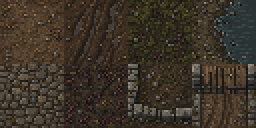
#> input picture assets/foundation/terrain/blackthorn_tiles_32.png, 128 x 64 px (shown 2 times larger)
$ python build_reference_art.py
#> lines starting #> are read from the running program, lines starting #| are printed output that depends on the picture
"""Build the native-pixel visual theme used by the reference-quality renderer.

The artwork is deliberately assembled from authored pixel clusters and the
project's existing native tiles.  No scaling filters, generative models or
copied reference pixels are used.
"""

from __future__ import annotations

from pathlib import Path
import random

from PIL import Image, ImageDraw


ROOT = Path(__file__).resolve().parents[1]
TERRAIN = ROOT / "assets" / "foundation" / "terrain"
TOWN = ROOT / "assets" / "foundation" / "town"
UI = ROOT / "assets" / "ui" / "reference"
HEROES = ROOT / "assets" / "foundation" / "heroes_v2"
ENEMIES = ROOT / "assets" / "foundation" / "enemies"

TILE = 32
KINDS = ["earth", "road", "mud", "moss", "water", "cobble", "thorn", "barrier", "gate"]
SOURCE_CELL = {
    "earth": (0, 0), "road": (0, 0), "mud": (0, 0), "moss": (0, 0),
    "water": (3, 0), "cobble": (0, 1), "thorn": (1, 1),
    "barrier": (2, 1), "gate": (3, 1),
}
TONE = {
    "earth": ((-10, -8, -4), (7, 5, 2)),
    "road": ((-8, -7, -5), (9, 7, 4)),
    "mud": ((-16, -11, -6), (2, 1, 0)),
    "moss": ((-10, -5, -9), (5, 10, 4)),
    "water": ((-9, -6, -3), (2, 5, 7)),
    "cobble": ((-8, -7, -6), (9, 8, 6)),
    "thorn": ((-12, -7, -9), (3, 5, 2)),
    "barrier": ((-8, -7, -5), (7, 5, 3)),
    "gate": ((-8, -6, -4), (8, 6, 3)),
}


def clamp(value: int) -> int:
    return max(0, min(255, value))


def tone_tile(tile: Image.Image, kind: str, variant: int) -> Image.Image:
    image = tile.copy().convert("RGBA")
    low, high = TONE[kind]
    blend = variant / 5.0
    shift = tuple(round(low[index] * (1.0 - blend) + high[index] * blend) for index in range(3))
    pixels = image.load()
    for y in range(TILE):
        for x in range(TILE):
            r, g, b, a = pixels[x, y]
            if a:
                pixels[x, y] = (clamp(r + shift[0]), clamp(g + shift[1]), clamp(b + shift[2]), a)
    draw = ImageDraw.Draw(image)
    rng = random.Random(41041 + KINDS.index(kind) * 1009 + variant * 97)
    if kind in {"earth", "road", "mud", "moss"}:
        dark = (47, 39, 29, 150) if kind != "moss" else (38, 48, 32, 170)
        light = (126, 101, 67, 120) if kind != "moss" else (87, 105, 62, 135)
        for _ in range(5 + variant % 3):
            x, y = rng.randrange(2, 30), rng.randrange(2, 30)
            draw.point((x, y), fill=light if rng.randrange(3) == 0 else dark)
            if rng.randrange(2):
                draw.point((x + 1, y), fill=dark)
    if kind == "moss":
        clusters = [
            ((-3, 17), (9, 10), (16, 19), (10, 30), (0, 34)),
            ((18, -2), (34, -2), (34, 13), (27, 17), (20, 10)),
        ] if variant % 2 == 0 else [
            ((-2, -2), (13, -2), (17, 7), (10, 15), (-2, 12)),
            ((19, 19), (34, 15), (34, 34), (14, 34), (13, 27)),
        ]
        for points in clusters:
            draw.polygon(points, fill=(47, 67, 39, 205))
            for _ in range(7):
                x, y = rng.randrange(1, 31), rng.randrange(1, 31)
                if image.getpixel((x, y))[1] > image.getpixel((x, y))[0]:
                    draw.point((x, y), fill=(83, 97, 51, 220))
    if kind == "road":
        # A compacted earthen road: brighter grit and shallow wheel wear, not
        # the old thorn tile that accidentally read as diagonal stakes.
        draw.line((3, 7 + variant % 3, 29, 7 + variant % 3), fill=(112, 88, 57, 55))
        draw.line((2, 25 - variant % 2, 30, 25 - variant % 2), fill=(42, 35, 27, 70))
        for _ in range(8):
            x, y = rng.randrange(2, 30), rng.randrange(3, 29)
            draw.rectangle((x, y, x + rng.randrange(1, 3), y + 1), fill=(128, 106, 73, 115))
    if kind == "mud":
        for _ in range(4):
            x, y = rng.randrange(3, 26), rng.randrange(3, 27)
            draw.ellipse((x, y, x + rng.randrange(3, 7), y + rng.randrange(2, 5)), fill=(45, 35, 27, 105))
    if kind == "cobble":
        for _ in range(3):
            x, y = rng.randrange(3, 29), rng.randrange(3, 29)
            draw.line((x, y, x + rng.randrange(2, 5), y), fill=(36, 33, 28, 150))
    if kind == "water":
        for y in (7 + variant, 20 - variant):
            draw.line((3, y, 12, y), fill=(104, 122, 119, 105))
            draw.line((18, y + 3, 27, y + 3), fill=(30, 48, 48, 145))
    return image


def build_terrain() -> None:
    source = Image.open(TERRAIN / "blackthorn_tiles_32.png").convert("RGBA")
#> source is the input picture: PIL image 128x64 RGBA; mean R, G, B, A 60.6, 51.6, 40.7, 255
    atlas = Image.new("RGBA", (6 * TILE, len(KINDS) * TILE))
#> atlas: PIL image 192x288 RGBA; every value is 0
    for row, kind in enumerate(KINDS):
        sx, sy = SOURCE_CELL[kind]
        if kind == "moss":
            sx, sy = SOURCE_CELL["earth"]
        base = source.crop((sx * TILE, sy * TILE, (sx + 1) * TILE, (sy + 1) * TILE))
        for variant in range(6):
            atlas.alpha_composite(tone_tile(base, kind, variant), (variant * TILE, row * TILE))
#> this loop made 9 passes
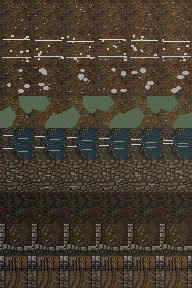
#> atlas: PIL image 192x288 RGBA; mean R, G, B, A 64.4, 55.7, 42.4, 248.6; transparent parts drawn white
    atlas.save(TERRAIN / "blackthorn_tiles_reference.png", optimize=True)

    overlays = Image.new("RGBA", (6 * TILE, TILE))
#> overlays: PIL image 192x32 RGBA; every value is 0
    cells = [Image.new("RGBA", (TILE, TILE)) for _ in range(6)]
    # Pebbles and cracks.
    d = ImageDraw.Draw(cells[0]); d.ellipse((5, 21, 8, 23), fill=(42, 38, 31, 190)); d.point((6, 21), fill=(145, 125, 91, 180)); d.line((20, 8, 24, 12), fill=(42, 35, 29, 155))
    d = ImageDraw.Draw(cells[1]); d.line((4, 19, 11, 17, 17, 21, 26, 18), fill=(31, 29, 26, 125)); d.point((17, 20), fill=(151, 132, 98, 120))
    # Weeds.
    d = ImageDraw.Draw(cells[2]);
    for x, y in ((6, 27), (21, 25), (25, 29)):
        d.line((x, y, x - 2, y - 5), fill=(62, 78, 45, 215)); d.line((x, y, x + 2, y - 6), fill=(84, 95, 52, 220))
    # Flowers and lush moss.
    d = ImageDraw.Draw(cells[3]); d.ellipse((3, 24, 13, 30), fill=(48, 70, 37, 175)); d.ellipse((18, 21, 30, 29), fill=(48, 68, 37, 170))
    for x, y, c in ((8, 23, (168, 118, 142, 255)), (24, 21, (211, 177, 102, 255)), (28, 25, (150, 121, 174, 255))):
        d.point((x, y), fill=c); d.point((x + 1, y), fill=c); d.point((x, y + 1), fill=c)
    # Roots and leaf litter.
    d = ImageDraw.Draw(cells[4]); d.line((2, 26, 10, 20, 19, 22, 30, 15), fill=(75, 58, 35, 210), width=2)
    for x, y in ((7, 12), (14, 27), (25, 9), (29, 25)):
        d.point((x, y), fill=(119, 83, 42, 190))
    # Moss intrusion for the town edge.
    d = ImageDraw.Draw(cells[5]); d.polygon(((0, 0), (32, 0), (32, 5), (25, 4), (20, 8), (13, 5), (7, 9), (0, 6)), fill=(40, 62, 38, 155))
    for index, cell in enumerate(cells):
        overlays.alpha_composite(cell, (index * TILE, 0))
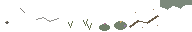
#> overlays: PIL image 192x32 RGBA; mean R, G, B, A 4.3, 5.4, 3.3, 14.1; transparent parts drawn white
    overlays.save(TERRAIN / "blackthorn_overlays_reference.png", optimize=True)


def tree_cluster(index: int) -> Image.Image:
    image = Image.new("RGBA", (64, 96))
    draw = ImageDraw.Draw(image)
    rng = random.Random(7321 + index * 173)
    trunk_x = 28 + (index % 3 - 1) * 3
    draw.polygon(((trunk_x - 5, 86), (trunk_x - 3, 43), (trunk_x + 5, 39), (trunk_x + 8, 87)), fill=(39, 29, 22, 255))
    draw.line((trunk_x - 2, 84, trunk_x, 46), fill=(98, 69, 39, 255), width=2)
    for cx, cy, radius in ((18, 45, 16), (42, 43, 17), (30, 29, 19), (12, 31, 12), (50, 29, 12)):
        cx += rng.randrange(-3, 4); cy += rng.randrange(-3, 4)
        dark = (24, 43, 29, 255); mid = (43, 67, 37, 255); light = (73, 91, 46, 255)
        # Stepped overlapping crowns avoid the flat hedge silhouette that a
        # rectangular fill creates while keeping a deliberate pixel edge.
        draw.ellipse((cx - radius, cy - radius // 2, cx + radius, cy + radius // 2 + 10), fill=dark)
        draw.ellipse((cx - radius + 4, cy - radius // 2 + 2, cx + radius - 5, cy + 5), fill=mid)
        draw.polygon(((cx - radius + 7, cy - 2), (cx - 3, cy - radius // 2 + 1), (cx + 8, cy - radius // 2 + 4), (cx + radius - 7, cy + 1), (cx + 5, cy + 5)), fill=(52, 76, 40, 255))
        draw.line((cx - radius + 7, cy - radius // 2 + 4, cx + 3, cy - radius // 2 + 2), fill=light, width=2)
    for _ in range(34):
        x, y = rng.randrange(4, 60), rng.randrange(12, 58)
        if image.getpixel((x, y))[3]:
            draw.point((x, y), fill=(92, 105, 52, 255) if rng.randrange(3) == 0 else (28, 50, 31, 255))
    draw.ellipse((trunk_x - 15, 84, trunk_x + 18, 91), fill=(15, 19, 16, 110))
    return image


def build_forest() -> None:
    for index in range(4):
        tree_cluster(index).save(TERRAIN / f"forest_cluster_{index}.png", optimize=True)
#> this loop made 4 passes
#> pass 1, in build_forest, `tree_cluster(index).save(TERRAIN / f"forest_cluster_{index}.png", opti..`:
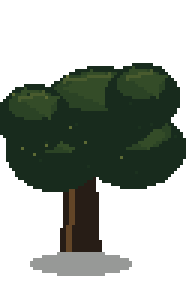
#> saved as forest_cluster_0.png: PIL image 64x96 RGBA (shown 3 times larger); mean R, G, B, A 13.4, 20.1, 12.8, 104.9; transparent parts drawn white


def build_fire() -> None:
    sheet = Image.new("RGBA", (6 * 24, 32))
#> sheet: PIL image 144x32 RGBA; every value is 0
    for frame in range(6):
        cell = Image.new("RGBA", (24, 32)); draw = ImageDraw.Draw(cell)
        sway = (-2, -1, 0, 1, 2, 0)[frame]
        draw.polygon(((4, 29), (7, 17), (10 + sway, 11), (12, 2 + frame % 3), (15, 13), (20, 20), (18, 29)), fill=(112, 45, 22, 255))
        draw.polygon(((7, 29), (9, 18), (12 + sway, 10), (16, 17), (18, 29)), fill=(218, 91, 28, 255))
        draw.polygon(((10, 29), (11, 20), (14 + sway // 2, 15), (16, 29)), fill=(255, 188, 66, 255))
        draw.rectangle((5, 29, 19, 31), fill=(61, 31, 21, 255))
        sheet.alpha_composite(cell, (frame * 24, 0))
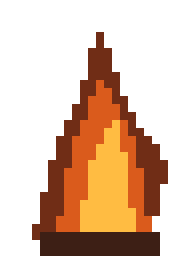
#> cell: PIL image 24x32 RGBA (shown 8 times larger); mean R, G, B, A 60.8, 32.3, 12.3, 93.6; transparent parts drawn white
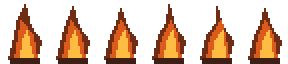
#> sheet: PIL image 144x32 RGBA (shown 2 times larger); mean R, G, B, A 61.3, 32.4, 12.4, 95; transparent parts drawn white
    sheet.save(TOWN / "campfire_flames.png", optimize=True)

    glow = Image.new("RGBA", (96, 96)); draw = ImageDraw.Draw(glow)
#> after `glow = Image.new('RGBA', (96, 96))`: glow: PIL image 96x96 RGBA; every value is 0
    for radius, alpha in ((42, 8), (34, 12), (26, 18), (18, 24)):
        color = (238, 151, 55, alpha)
        draw.ellipse((48 - radius, 48 - radius, 48 + radius, 48 + radius), outline=color, width=5)
    glow.save(TOWN / "campfire_glow.png", optimize=True)
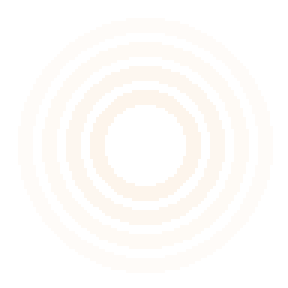
#> saved as campfire_glow.png: PIL image 96x96 RGBA (shown 3 times larger); mean R, G, B, A 89.1, 56.6, 20.6, 5.1; transparent parts drawn white


def build_hud() -> None:
    UI.mkdir(parents=True, exist_ok=True)
    rail = Image.new("RGBA", (390, 52), (15, 16, 15, 235)); d = ImageDraw.Draw(rail)
    d.rectangle((0, 2, 389, 49), fill=(24, 23, 20, 238), outline=(17, 14, 12, 255), width=2)
    d.rectangle((7, 6, 382, 45), fill=(36, 31, 24, 242), outline=(120, 91, 52, 255))
    d.line((10, 9, 379, 9), fill=(175, 128, 67, 155), width=2)
    d.line((10, 43, 379, 43), fill=(11, 12, 11, 230), width=2)
    for x in (4, 385):
        d.polygon(((x, 5), (x + (7 if x == 4 else -7), 14), (x + (7 if x == 4 else -7), 38), (x, 47)), fill=(73, 54, 37, 255), outline=(151, 111, 58, 255))
    for x in (54, 220, 304):
        d.line((x, 10, x, 42), fill=(11, 12, 11, 210)); d.line((x + 1, 10, x + 1, 42), fill=(112, 83, 48, 145))
    rail.save(UI / "resource_rail.png", optimize=True)

    button = Image.new("RGBA", (150, 52), (0, 0, 0, 0)); d = ImageDraw.Draw(button)
#> after `button = Image.new('RGBA', (150, 52), (0, 0, 0, 0))`: button: PIL image 150x52 RGBA; every value is 0
    d.polygon(((5, 0), (145, 0), (150, 6), (150, 46), (144, 52), (6, 52), (0, 46), (0, 6)), fill=(44, 39, 32, 246), outline=(164, 129, 75, 255))
    d.rectangle((5, 5, 144, 46), outline=(84, 66, 43, 255)); d.line((9, 8, 140, 8), fill=(211, 169, 96, 105))
    button.save(UI / "action_button.png", optimize=True)

    icons = {
        "heart": ((175, 41, 34), "heart"), "level": ((113, 72, 34), "shield"),
        "key": ((187, 142, 58), "key"), "dread": ((91, 139, 128), "eye"),
        "silver": ((175, 169, 153), "coins"), "provisions": ((144, 91, 42), "sack"),
    }
    for name, (color, kind) in icons.items():
        icon = Image.new("RGBA", (24, 24)); d = ImageDraw.Draw(icon)
        shadow = tuple(max(0, c - 55) for c in color) + (255,)
        fill = color + (255,)
        if kind == "heart":
            d.polygon(((3, 8), (6, 4), (11, 5), (12, 8), (14, 5), (19, 4), (22, 8), (21, 13), (12, 22), (3, 13)), fill=shadow)
            d.polygon(((5, 8), (7, 6), (11, 7), (12, 10), (14, 7), (18, 6), (20, 8), (19, 12), (12, 19), (5, 12)), fill=fill)
        elif kind == "shield":
            d.polygon(((4, 3), (20, 3), (20, 14), (12, 22), (4, 14)), fill=shadow); d.polygon(((6, 5), (18, 5), (18, 13), (12, 19), (6, 13)), fill=fill)
        elif kind == "key":
            d.ellipse((2, 3, 12, 13), outline=fill, width=3); d.line((10, 11, 21, 22), fill=fill, width=3); d.line((17, 18, 20, 15), fill=fill, width=2)
        elif kind == "coins":
            d.ellipse((3, 13, 18, 20), fill=shadow); d.rectangle((3, 15, 18, 18), fill=shadow); d.ellipse((3, 11, 18, 17), fill=fill)
            d.ellipse((8, 6, 22, 13), fill=shadow); d.rectangle((8, 8, 22, 11), fill=shadow); d.ellipse((8, 4, 22, 10), fill=fill); d.ellipse((12, 6, 18, 8), outline=(225, 215, 184, 255))
        elif kind == "sack":
            d.polygon(((8, 3), (16, 3), (15, 7), (20, 12), (19, 21), (5, 21), (4, 12), (9, 7)), fill=shadow)
            d.polygon(((9, 7), (15, 7), (18, 12), (17, 19), (7, 19), (6, 12)), fill=fill); d.line((8, 9, 16, 9), fill=(211, 157, 73, 255))
        else:
            d.polygon(((2, 12), (7, 7), (17, 7), (22, 12), (17, 17), (7, 17)), fill=shadow); d.ellipse((8, 8, 16, 16), fill=fill); d.ellipse((11, 10, 14, 14), fill=(22, 29, 28, 255))
        icon.save(UI / f"{name}_icon.png", optimize=True)
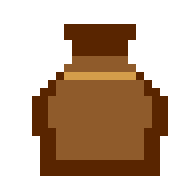
#> icon: PIL image 24x24 RGBA (shown 8 times larger); mean R, G, B, A 52.9, 30.1, 10.9, 109.3; transparent parts drawn white


def build_actor_animation() -> None:
    hero_output = HEROES / "animated"
    enemy_output = ENEMIES / "animated"
    hero_output.mkdir(parents=True, exist_ok=True)
    enemy_output.mkdir(parents=True, exist_ok=True)
    hero_offsets = ((0, 0), (0, -1), (-1, 0), (0, -1), (1, 0), (0, 0))
    for path in HEROES.glob("*.png"):
        source = Image.open(path).convert("RGBA")
        sheet = Image.new("RGBA", (source.width * len(hero_offsets), source.height))
        for frame, (dx, dy) in enumerate(hero_offsets):
            sheet.alpha_composite(source, (frame * source.width + dx, dy))
        sheet.save(hero_output / path.name, optimize=True)
    enemy_offsets = ((-1, 0), (0, -1), (1, 0), (0, 0))
    for path in ENEMIES.glob("*.png"):
        source = Image.open(path).convert("RGBA")
        sheet = Image.new("RGBA", (source.width * len(enemy_offsets), source.height))
        for frame, (dx, dy) in enumerate(enemy_offsets):
            sheet.alpha_composite(source, (frame * source.width + dx, dy))
        sheet.save(enemy_output / path.name, optimize=True)


def main() -> None:
    TERRAIN.mkdir(parents=True, exist_ok=True)
    build_terrain()
    build_forest()
    build_fire()
    build_hud()
    build_actor_animation()


if __name__ == "__main__":
    main()
